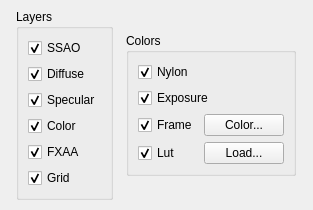
<?xml version="1.0" encoding="UTF-8"?>
<ui version="4.0">
 <class>QRenderingOptions</class>
 <widget class="QDockWidget" name="QRenderingOptions">
  <property name="geometry">
   <rect>
    <x>0</x>
    <y>0</y>
    <width>313</width>
    <height>210</height>
   </rect>
  </property>
  <property name="locale">
   <locale language="English" country="UnitedStates"/>
  </property>
  <property name="windowTitle">
   <string>Rendering options</string>
  </property>
  <widget class="QWidget" name="dockWidgetContents">
   <layout class="QHBoxLayout" name="horizontalLayout_3">
    <item>
     <widget class="QGroupBox" name="groupBox">
      <property name="sizePolicy">
       <sizepolicy hsizetype="Fixed" vsizetype="Fixed">
        <horstretch>0</horstretch>
        <verstretch>0</verstretch>
       </sizepolicy>
      </property>
      <property name="title">
       <string>Layers</string>
      </property>
      <layout class="QVBoxLayout" name="verticalLayout">
       <item>
        <widget class="QCheckBox" name="m_qSSAOCheck">
         <property name="text">
          <string>SSAO</string>
         </property>
         <property name="checked">
          <bool>true</bool>
         </property>
        </widget>
       </item>
       <item>
        <widget class="QCheckBox" name="m_qDiffuseCheck">
         <property name="text">
          <string>Diffuse</string>
         </property>
         <property name="checked">
          <bool>true</bool>
         </property>
        </widget>
       </item>
       <item>
        <widget class="QCheckBox" name="m_qSpecularCheck">
         <property name="text">
          <string>Specular</string>
         </property>
         <property name="checked">
          <bool>true</bool>
         </property>
        </widget>
       </item>
       <item>
        <widget class="QCheckBox" name="m_qColorCheck">
         <property name="text">
          <string>Color</string>
         </property>
         <property name="checked">
          <bool>true</bool>
         </property>
        </widget>
       </item>
       <item>
        <widget class="QCheckBox" name="m_qFXAACheck">
         <property name="text">
          <string>FXAA</string>
         </property>
         <property name="checked">
          <bool>true</bool>
         </property>
        </widget>
       </item>
       <item>
        <widget class="QCheckBox" name="m_qGridCheck">
         <property name="text">
          <string>Grid</string>
         </property>
         <property name="checked">
          <bool>true</bool>
         </property>
        </widget>
       </item>
      </layout>
     </widget>
    </item>
    <item>
     <widget class="QGroupBox" name="groupBox_2">
      <property name="sizePolicy">
       <sizepolicy hsizetype="Fixed" vsizetype="Fixed">
        <horstretch>0</horstretch>
        <verstretch>0</verstretch>
       </sizepolicy>
      </property>
      <property name="title">
       <string>Colors</string>
      </property>
      <layout class="QVBoxLayout" name="verticalLayout_2">
       <item>
        <widget class="QCheckBox" name="m_qNylon">
         <property name="text">
          <string>Nylon</string>
         </property>
         <property name="checked">
          <bool>true</bool>
         </property>
        </widget>
       </item>
       <item>
        <widget class="QCheckBox" name="m_qExposure">
         <property name="text">
          <string>Exposure</string>
         </property>
         <property name="checked">
          <bool>true</bool>
         </property>
        </widget>
       </item>
       <item>
        <layout class="QHBoxLayout" name="horizontalLayout">
         <item>
          <widget class="QCheckBox" name="m_qFrame">
           <property name="text">
            <string>Frame</string>
           </property>
           <property name="checked">
            <bool>true</bool>
           </property>
          </widget>
         </item>
         <item>
          <widget class="QPushButton" name="pushButton">
           <property name="text">
            <string>Color...</string>
           </property>
          </widget>
         </item>
        </layout>
       </item>
       <item>
        <layout class="QHBoxLayout" name="horizontalLayout_2">
         <item>
          <widget class="QCheckBox" name="m_qLut">
           <property name="text">
            <string>Lut</string>
           </property>
           <property name="checked">
            <bool>true</bool>
           </property>
          </widget>
         </item>
         <item>
          <widget class="QPushButton" name="pushButton_2">
           <property name="text">
            <string>Load...</string>
           </property>
          </widget>
         </item>
        </layout>
       </item>
      </layout>
     </widget>
    </item>
   </layout>
  </widget>
  <action name="actionUpdateLayers">
   <property name="text">
    <string>UpdateLayers</string>
   </property>
  </action>
  <action name="actionUpdate_Post">
   <property name="text">
    <string>Update Post</string>
   </property>
  </action>
 </widget>
 <resources/>
 <connections>
  <connection>
   <sender>m_qSSAOCheck</sender>
   <signal>stateChanged(int)</signal>
   <receiver>actionUpdateLayers</receiver>
   <slot>trigger()</slot>
   <hints>
    <hint type="sourcelabel">
     <x>114</x>
     <y>66</y>
    </hint>
    <hint type="destinationlabel">
     <x>-1</x>
     <y>-1</y>
    </hint>
   </hints>
  </connection>
  <connection>
   <sender>m_qDiffuseCheck</sender>
   <signal>stateChanged(int)</signal>
   <receiver>actionUpdateLayers</receiver>
   <slot>trigger()</slot>
   <hints>
    <hint type="sourcelabel">
     <x>114</x>
     <y>93</y>
    </hint>
    <hint type="destinationlabel">
     <x>-1</x>
     <y>-1</y>
    </hint>
   </hints>
  </connection>
  <connection>
   <sender>m_qSpecularCheck</sender>
   <signal>stateChanged(int)</signal>
   <receiver>actionUpdateLayers</receiver>
   <slot>trigger()</slot>
   <hints>
    <hint type="sourcelabel">
     <x>114</x>
     <y>120</y>
    </hint>
    <hint type="destinationlabel">
     <x>-1</x>
     <y>-1</y>
    </hint>
   </hints>
  </connection>
  <connection>
   <sender>m_qColorCheck</sender>
   <signal>stateChanged(int)</signal>
   <receiver>actionUpdateLayers</receiver>
   <slot>trigger()</slot>
   <hints>
    <hint type="sourcelabel">
     <x>114</x>
     <y>147</y>
    </hint>
    <hint type="destinationlabel">
     <x>-1</x>
     <y>-1</y>
    </hint>
   </hints>
  </connection>
  <connection>
   <sender>m_qFXAACheck</sender>
   <signal>stateChanged(int)</signal>
   <receiver>actionUpdateLayers</receiver>
   <slot>trigger()</slot>
   <hints>
    <hint type="sourcelabel">
     <x>114</x>
     <y>154</y>
    </hint>
    <hint type="destinationlabel">
     <x>-1</x>
     <y>-1</y>
    </hint>
   </hints>
  </connection>
  <connection>
   <sender>m_qGridCheck</sender>
   <signal>stateChanged(int)</signal>
   <receiver>actionUpdateLayers</receiver>
   <slot>trigger()</slot>
   <hints>
    <hint type="sourcelabel">
     <x>66</x>
     <y>179</y>
    </hint>
    <hint type="destinationlabel">
     <x>-1</x>
     <y>-1</y>
    </hint>
   </hints>
  </connection>
  <connection>
   <sender>m_qNylon</sender>
   <signal>stateChanged(int)</signal>
   <receiver>actionUpdate_Post</receiver>
   <slot>trigger()</slot>
   <hints>
    <hint type="sourcelabel">
     <x>208</x>
     <y>79</y>
    </hint>
    <hint type="destinationlabel">
     <x>-1</x>
     <y>-1</y>
    </hint>
   </hints>
  </connection>
  <connection>
   <sender>m_qExposure</sender>
   <signal>stateChanged(int)</signal>
   <receiver>actionUpdate_Post</receiver>
   <slot>trigger()</slot>
   <hints>
    <hint type="sourcelabel">
     <x>208</x>
     <y>102</y>
    </hint>
    <hint type="destinationlabel">
     <x>-1</x>
     <y>-1</y>
    </hint>
   </hints>
  </connection>
  <connection>
   <sender>m_qFrame</sender>
   <signal>stateChanged(int)</signal>
   <receiver>actionUpdate_Post</receiver>
   <slot>trigger()</slot>
   <hints>
    <hint type="sourcelabel">
     <x>168</x>
     <y>129</y>
    </hint>
    <hint type="destinationlabel">
     <x>-1</x>
     <y>-1</y>
    </hint>
   </hints>
  </connection>
  <connection>
   <sender>m_qLut</sender>
   <signal>stateChanged(int)</signal>
   <receiver>actionUpdate_Post</receiver>
   <slot>trigger()</slot>
   <hints>
    <hint type="sourcelabel">
     <x>168</x>
     <y>160</y>
    </hint>
    <hint type="destinationlabel">
     <x>-1</x>
     <y>-1</y>
    </hint>
   </hints>
  </connection>
 </connections>
</ui>
